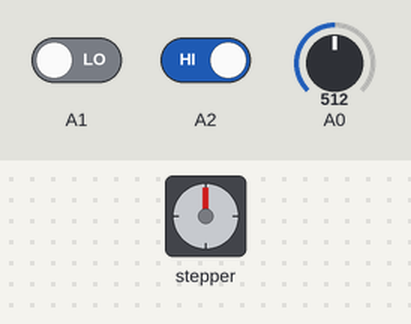
Simulated run of this sketch. Board: Arduino Uno, built with avr-gcc and run on an emulated ATmega328P. On the bench: stepper motor. Wiring (inferred from the names in the program): stepper motor (2048 steps per turn assumed): coils pin 4, pin 5, pin 6, pin 7. The test bench sets the inputs (shaded band); at power-on: A0 = 512, A1 LOW, A2 HIGH.

Above: at 7.6 s.
7.7 s: A0 set to 0
15.6 s: A1 driven HIGH
At 16.7 s:
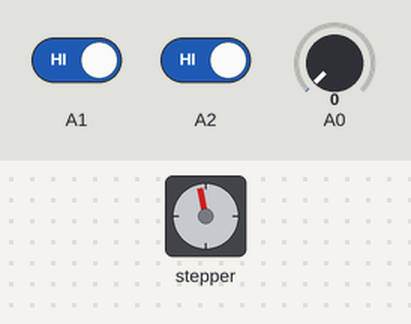
19.4 s: A2 driven LOW
At 26.56 s:
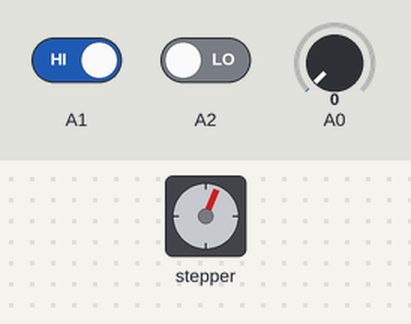
27.9 s: A2 driven HIGH
31.7 s: A1 driven LOW
At 40.66 s:
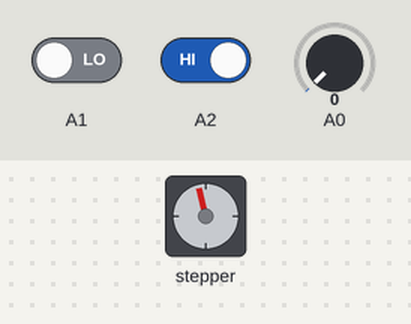
At 43.33 s:
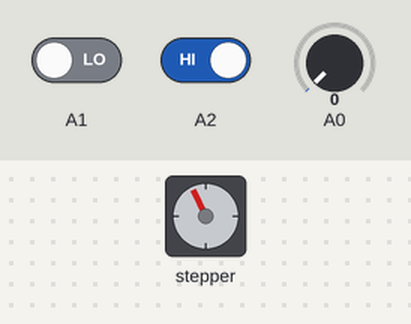
44.3 s: A0 set to 122
Timing chart, 0 to 71.2 s (numbered marks = the images above; inputs shaded):
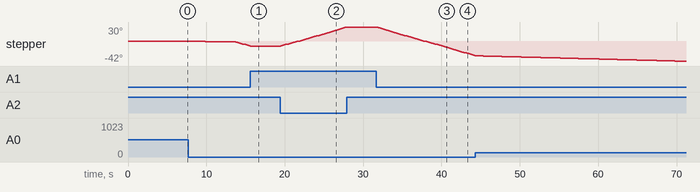

Measured:
- after the input at 15.6 s, stepper: goes on until 15.6 s, then stays -11°
- after the input at 19.4 s, stepper: turns 11° clockwise in 2.1 s, then 30° clockwise in 5.9 s
- after the input at 27.9 s, stepper: stops changing and stays 30°
- after the input at 31.7 s, stepper: turns 30° counter-clockwise in 5.9 s, then 31° counter-clockwise in 6.2 s

The sketch:

Task_2.ino
```cpp
//Code to control direction and speed of Stepper motor unipolar (Half cycle) without library.
//By: M.Taleb

void setup() {
  pinMode(4,OUTPUT);  //Upper Right Wire
  pinMode(5,OUTPUT);  //Lower Right Wire
  pinMode(6,OUTPUT);  //Lower Left Wire
  pinMode(7,OUTPUT);  //Upper Right Wire
}

void loop() {

  // To control speed of rotation
  int v=analogRead(A0);
  v=map(v,10,1023,30,1500);

  // To drive motor at clockwise direction
if(digitalRead(A1) ==HIGH && digitalRead(A2)==LOW ){
  digitalWrite(4,HIGH);
  delay(v);
  digitalWrite(5,HIGH);
  delay(v);
  digitalWrite(4,LOW);
  delay(v);
  digitalWrite(6,HIGH);
  delay(v);
  digitalWrite(5,LOW);
  delay(v);
  digitalWrite(7,HIGH);
  delay(v);
  digitalWrite(6,LOW);
  delay(v);
  digitalWrite(4,HIGH);
  delay(v);
  digitalWrite(7,LOW);
  delay(v);
  digitalWrite(4,LOW);
  digitalWrite(5,LOW);
  digitalWrite(6,LOW);
  digitalWrite(7,LOW);
}

  //To drive motor at Anticlockwise direction
else if(digitalRead(A1)==LOW && digitalRead(A2)==HIGH){
  digitalWrite(5,HIGH);
  delay(v);
  digitalWrite(4,HIGH);
  delay(v);
  digitalWrite(5,LOW);
  delay(v);
  digitalWrite(7,HIGH);
  delay(v);
  digitalWrite(4,LOW);
  delay(v);
  digitalWrite(6,HIGH);
  delay(v);
  digitalWrite(7,LOW);
  delay(v);
  digitalWrite(5,HIGH);
  delay(v);
  digitalWrite(6,LOW);
  delay(v);
  digitalWrite(4,LOW);
  digitalWrite(5,LOW);
  digitalWrite(6,LOW);
  digitalWrite(7,LOW);
}
// TO stop motor
else{
  digitalWrite(4,LOW);
  digitalWrite(5,LOW);
  digitalWrite(6,LOW);
  digitalWrite(7,LOW);
  }
}
```
